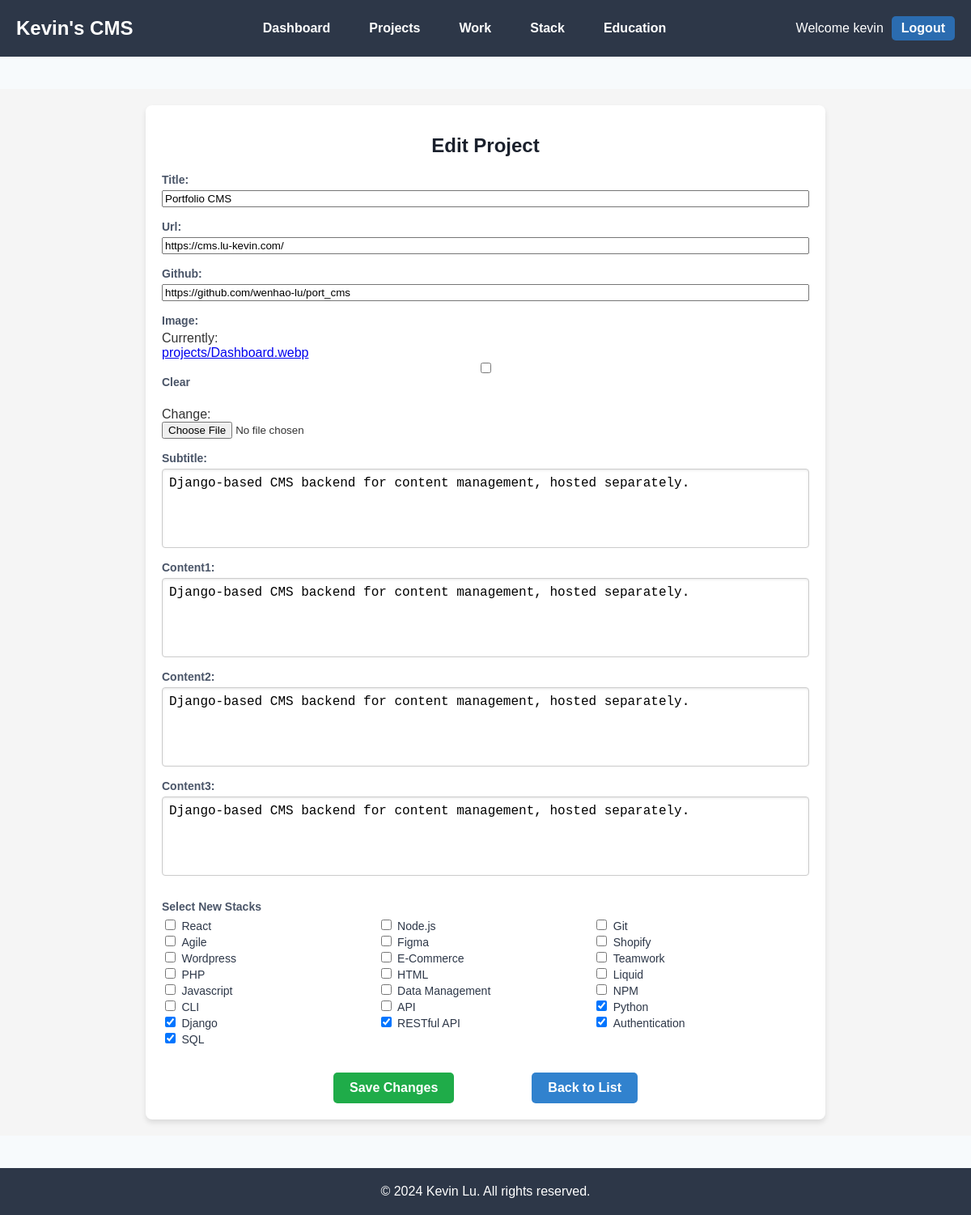
Page /projects/edit/7/ (signed in) on the committed database.
### main/models.py (models this page shows, shortened)
class Project(models.Model):
    title = models.CharField(max_length=100)
    url = models.URLField(null=True, blank=True)
    github = models.URLField(null=True, blank=True)
    image = models.ImageField(upload_to='projects/',null=True, blank=True)
    subtitle = models.TextField(null=True, blank=True)
    content1 = models.TextField(null=True, blank=True)
    content2 = models.TextField(null=True, blank=True)
    content3 = models.TextField(null=True, blank=True)
    stacks = models.ManyToManyField('Stack', related_name='projects', blank=True)
    created = models.DateTimeField(auto_now_add=True)
    updated = models.DateTimeField(auto_now=True)

class Stack(models.Model):
    name = models.CharField(max_length=100)
    url = models.URLField(null=True, blank=True)
    image = models.ImageField(upload_to='stacks/',null=True, blank=True)
    created = models.DateTimeField(auto_now_add=True)
    updated = models.DateTimeField(auto_now=True)

### main/views.py (the view)
# urls.py: path('projects/edit/<int:project_id>/', views.edit_project, name='edit-project'),
@login_required
def edit_project(request, project_id):
    project = get_object_or_404(Project, id=project_id)
    if request.method == 'POST':
        form = ProjectForm(request.POST, request.FILES, instance=project)
        if form.is_valid():
            selected_stacks = request.POST.getlist("stacks")
            form.save()
            if selected_stacks:
                project.stacks.set(selected_stacks)
            return redirect('project-list')
    else:
        form = ProjectForm(instance=project)
        stacks = Stack.objects.all()
    return render(request, 'main/projects/edit_project.html', {'form': form, 'project': project, "stacks": stacks})

### main/forms.py
class ProjectForm(forms.ModelForm):
    class Meta:
        model = Project
        fields = ['title', 'url', 'github', 'image', 'subtitle', 'content1', 'content2', 'content3']

### main/templates/main/projects/edit_project.html (shortened to what this page needs)
{% extends 'main/base.html' %}
{% block content %}
<div class="page-background">
    <div class="form-container">
        <h1 class="form-heading">Edit Project</h1>
        <form method="POST" enctype="multipart/form-data" class="form">
            <div class="form-get-group ">
                {{ form.as_p }}
            </div>
            <div class="form-group">
                <p class="form-label">Select New Stacks</p>
                <div class="checkbox-grid">
                    {% for stack in stacks %}
                    <div class="checkbox-container">
                        <input type="checkbox" name="stacks" value="{{ stack.id }}" id="stack_{{ stack.id }}"
                        {% if stack in project.stacks.all %}checked{% endif %}>
                        <label for="stack_{{ stack.id }}" class="checkbox-label">{{ stack.name }}</label>
                    </div>
                    {% endfor %}
                </div>
            </div>
            <div class="form-button">
                <button type="submit" class="submit-button">Save Changes</button>
                <a href="{% url 'project-list' %}" class="submit-back">
                    Back to List
                </a>
            </div>
        </form>
    </div>
</div>
{% endblock %}

### main/templates/main/base.html (shortened to what this page needs)
{% load static %}
<!DOCTYPE html>
<html lang="en">
<head>
    <link rel="stylesheet" href="{% static 'css/styles.css' %}">
</head>
<body class="base-body">
    <header class="base-header">
        <div class="base-container base-header-container">
            <a href="{% url 'dashboard-view' %}" class="base-logo">Kevin's CMS</a>
            <nav class="base-nav">
                <a href="{% url 'dashboard-view' %}" class="base-nav-link">Dashboard</a>
                <a href="{% url 'project-list' %}"  class="base-nav-link">Projects</a>
                <a href="{% url 'work-list' %}" class="base-nav-link">Work</a>
                <a href="{% url 'stack-list' %}" class="base-nav-link">Stack</a>
                <a href="{% url 'education-list' %}" class="base-nav-link">Education</a>
            </nav>
            <div class="base-login">
                {% if user.is_authenticated %}
                    <p>Welcome {{ user.username }}</p>
                    <a href="{% url 'logout' %}">Logout</a>
                {% else %}
                    <p>You are not logged in.</p>
                    <a href="{% url 'login' %}">Login</a>
                {% endif %}
            </div>
        </div>
    </header>
    <main class="base-container base-main">
        {% block content %}{% endblock %}
    </main>
    <footer class="base-footer">
        <div class="base-container base-footer-content">
            <p>&copy; 2024 Kevin Lu. All rights reserved.</p>
        </div>
    </footer>
</body>
</html>

### static/css/styles.css (style rules this page uses)
.base-body { font-family: Arial, sans-serif; color: #2d3748; background-color: #f7fafc; margin: 0; }
.base-header { background-color: #2d3748; color: #ffffff; padding: 20px 0; }
.base-container { max-width: 1200px; margin: 0 auto; padding: 0 20px; }
.base-header-container { display: flex; justify-content: space-between; align-items: center; }
.base-logo { font-size: 1.5rem; font-weight: bold; color: #ffffff; text-decoration: none; }
.base-nav { display: flex; gap: 3rem; }
.base-nav-link { color: #ffffff; text-decoration: none; font-size: 1rem; font-weight: 600; transition: color 0.3s; }
.base-login { font-family: Arial, sans-serif; display: flex; align-items: center; gap: 10px; }
.base-login p { font-size: 16px; color: #fff; margin: 0; }
.base-login a { color: #fff; font-weight: bold; text-decoration: none; padding: 6px 12px; background-color: #2b6cb0; border-radius: 5px; transition: background-color 0.3s ease; }
.base-main { padding: 40px 0; }
.base-footer { background-color: #2d3748; color: #ffffff; padding: 20px 0; }
.base-footer-content { text-align: center; }
.base-footer p { margin: 0; }
textarea { height: 5rem; max-height: 5rem; resize: none; padding: 8px; font-size: 16px; border: 1px solid #ccc; border-radius: 4px; box-shadow: inset 0 1px 3px rgba(0, 0, 0, 0.1); }
.page-background { background-color: #f5f5f5; color: #333; font-family: Arial, sans-serif; min-height: 100vh; padding: 20px 10px; }
.form-container { max-width: 800px; margin: 0 auto; padding: 20px; background-color: #fff; border-radius: 8px; box-shadow: 0 4px 6px rgba(0, 0, 0, 0.1); }
.form-heading { font-size: 24px; font-weight: bold; margin-bottom: 20px; text-align: center; color: #1a202c; }
.form-group { display: flex; flex-direction: column; }
.form-label { font-size: 14px; font-weight: bold; margin-bottom: 5px; color: #4a5568; }
.checkbox-grid { display: grid; grid-template-columns: repeat(3, 1fr) }
.checkbox-label { font-size: 14px; color: #2d3748; }
.form-button { display: flex; justify-content: center; gap: 6rem; margin-top: 2rem; }
.submit-button { padding: 10px 20px; font-size: 16px; font-weight: bold; background-color: #1fac49; color: #fff; border: none; border-radius: 5px; cursor: pointer; transition: background-color 0.3s ease; }
.submit-back { text-decoration: none; padding: 10px 20px; font-size: 16px; font-weight: bold; background-color: #3182ce; color: #fff; border: none; border-radius: 5px; cursor: pointer; transition: background-color 0.3s ease; }
.form-get-group p { display: flex; flex-direction: column; }
.form-get-group p label { font-size: 14px; font-weight: bold; margin-bottom: 5px; color: #4a5568; }

### rows in the picture
Project: title "Portfolio CMS", url "https://cms.lu-kevin.com/", github "https://github.com/wenhao-lu/port_cms", subtitle "Django-based CMS backend for content management, hosted separately.", content1 "Django-based CMS backend for content management, hosted separately.", content2 "Django-based CMS backend for content management, hosted separately.", content3 "Django-based CMS backend for content management, hosted separately."
Stack: name "React"
Stack: name "Node.js"
Stack: name "Git"
Stack: name "Agile"
Stack: name "Figma"
Stack: name "Shopify"
Stack: name "Wordpress"
Stack: name "E-Commerce"
Stack: name "Teamwork"
Stack: name "PHP"
Stack: name "HTML"
Stack: name "Liquid"
Stack: name "Javascript"
Stack: name "Data Management"
Stack: name "NPM"
Stack: name "CLI"
Stack: name "API"
Stack: stacks "☑", name "Python"
Stack: stacks "☑", name "Django"
Stack: stacks "☑", name "RESTful API"
Stack: stacks "☑", name "Authentication"
Stack: stacks "☑", name "SQL"

### other values in the picture
{{ user.username }} "kevin"
